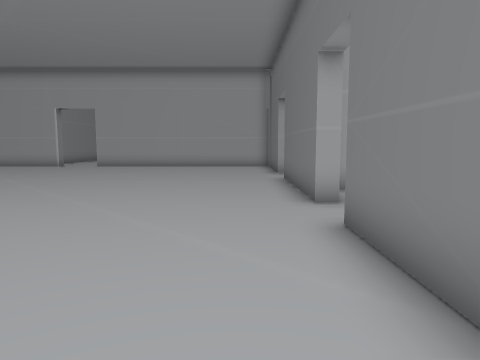
[1] (above)

18 first-person views from a walk through a Godot game level. The camera is 1.2 m above the floor, tilts 6° down and sees 70° across. The floor is counted in squares, 1 m on a side. Each view is taken from the middle of a square. On the plan, view 1 faces up. The plan holds only what a view shows up to about 14 squares ahead; the rest is blank. The place goes on beyond the plan.

[2]
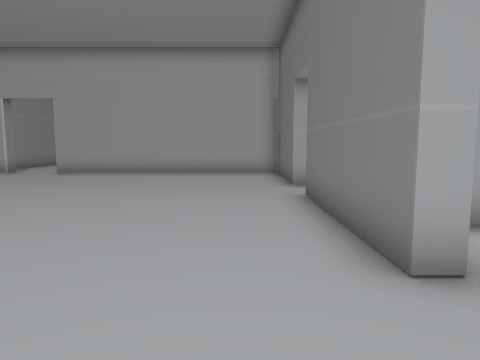

[3]
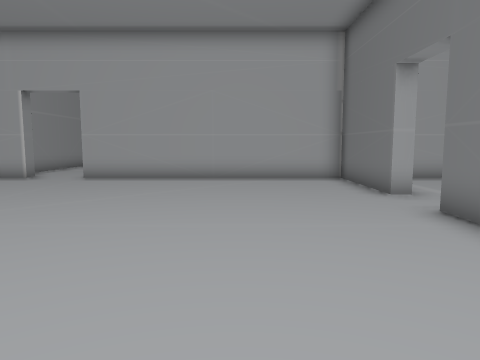

[4]
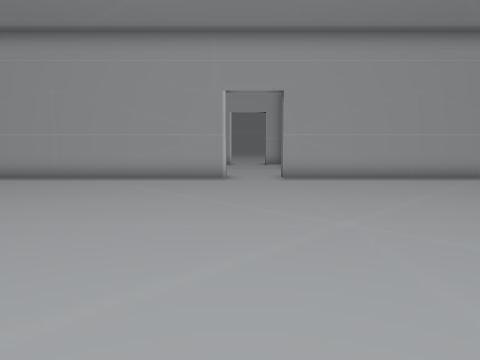

[5]
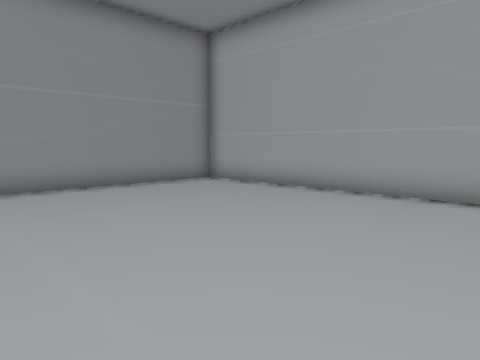

[6]
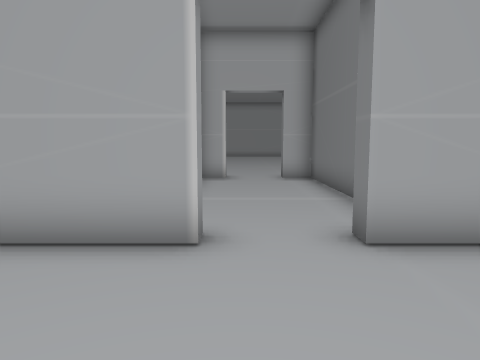

[7]
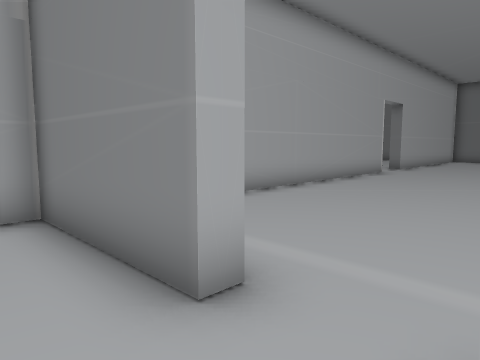

[8]
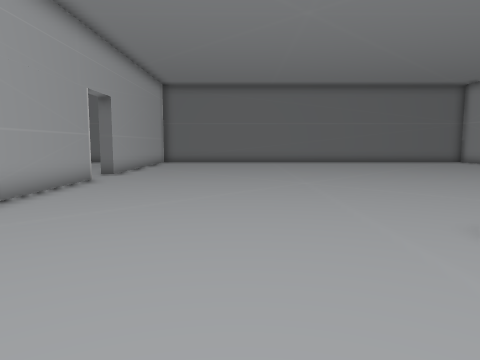

[9]
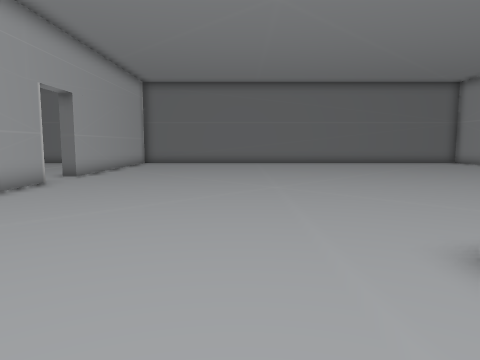

[10]
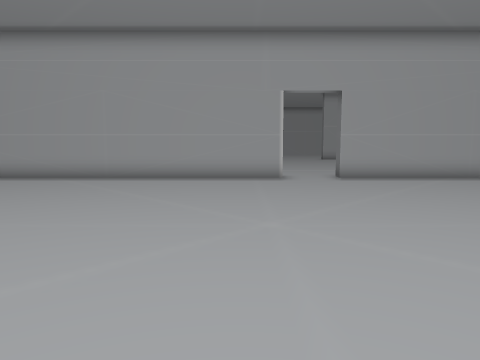

[11]
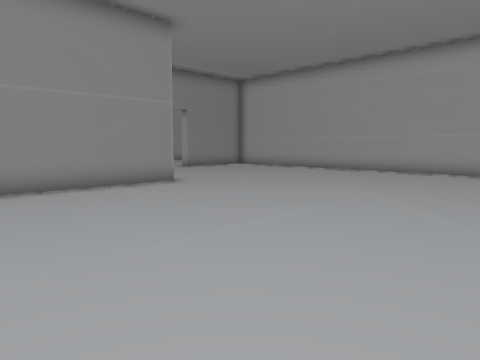

[12]
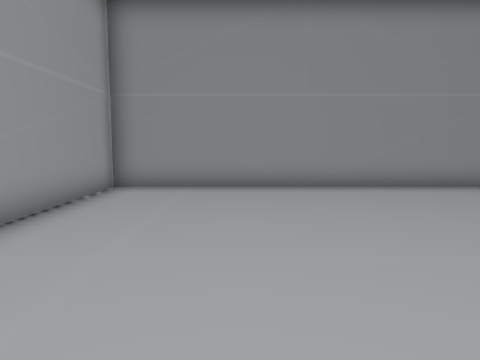

[13]
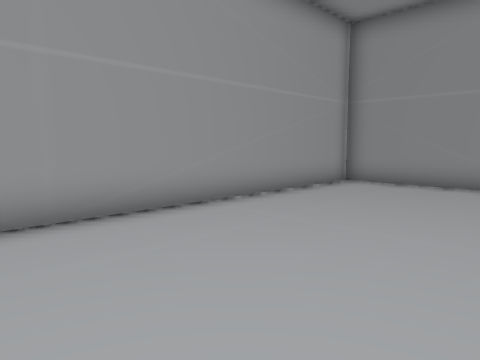

[14]
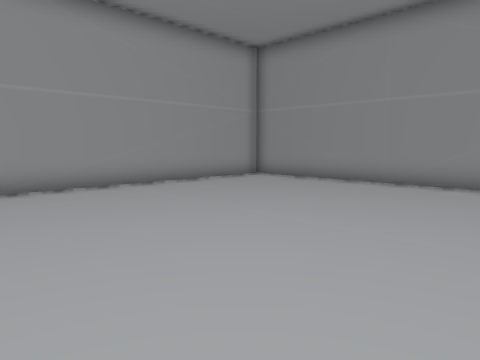

[15]
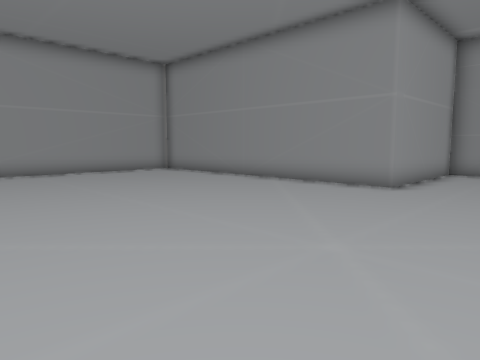

[16]
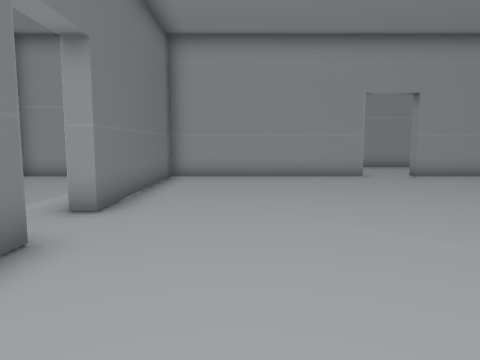

[17]
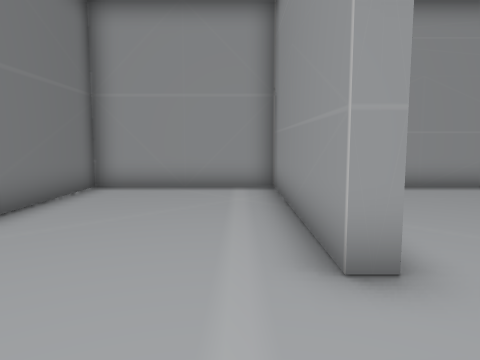

[18]
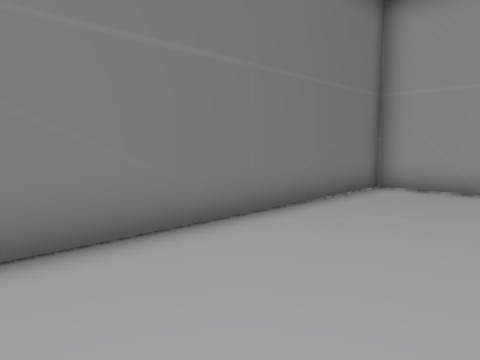

### Floor plan
Points are (right, up) in squares from view 1. A wall is a line through its corners. A room is listed if a view was taken in it or the views show most of it. See-through windows are left out.
Room 1 (views 1, 2, 3, 4, 5, 6, 7, 16)
walls: (-9.9, -1.5) (-7.5, -1.5) (-7.5, -2.1); (-9.5, 18) (-21.5, 18) (-21.5, 11.6); (-5.6, -1.5) (1.5, -1.5) (1.5, 5) (2, 5); (2.1, 7) (1.5, 7) (1.5, 12); (1.5, 14) (1.5, 18) (-7.5, 18)
ways out: opening at (2, 12.5) to room 2; opening at (2, 5.5) to room 3; opening at (-8.5, 18); opening at (-6.5, -2)
Room 2 (views 8, 9, 10, 11, 12, 13, 14, 15)
walls: (14.5, 18) (4, 18); (2, 10.4) (2, 9.4) (7.5, 9.4) (7.5, -1.5) (17.1, -1.5); (2.1, 14) (1.5, 14); (18.5, 18) (16.5, 18)
ways out: opening at (2, 12.5) to room 1; opening at (15.5, 18)
Room 3 (views 17, 18)
walls: (2, 5) (2, -1.5) (7, -1.5) (7, 7.4); (3.5, 8.9) (2.5, 8.9)
ways out: opening at (2, 5.5) to room 1

Positions as (right, up) in squares from view 1, and headings:
1: (0, 0), facing up
2: (0, 4), facing up
3: (-2, 6), facing up
4: (-9, 6), facing up
5: (-12, 10), facing up-left
6: (-9, 14), facing up
7: (0, 12), facing up-right
8: (3, 13), facing right
9: (4, 12), facing right
10: (13, 6), facing up
11: (17, 3), facing up-left
12: (17, 2), facing left
13: (18, 4), facing down-left
14: (18, 8), facing down-left
15: (17, 13), facing down-left
16: (-1, 11), facing down
17: (3, 8), facing down
18: (3, 8), facing down-right
